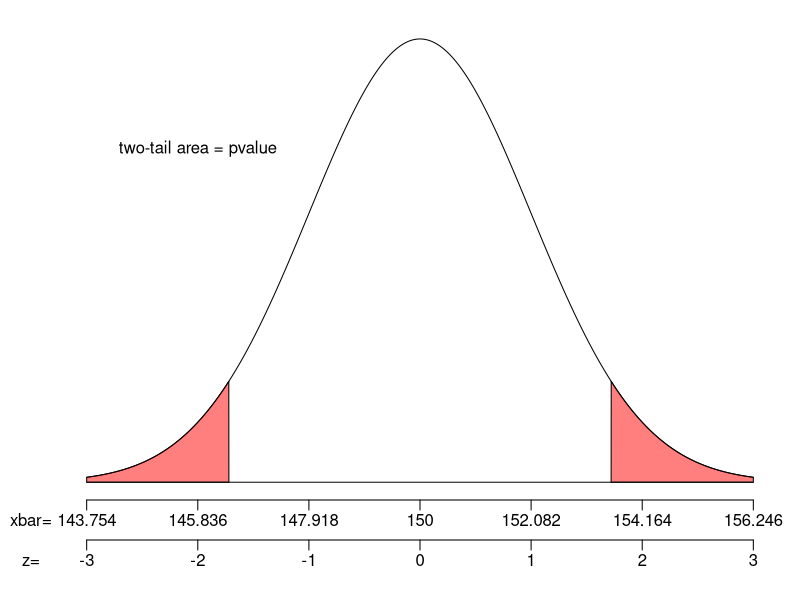

The R source for this figure:
## ---- chunk 1
## DATA GENERATION
mu = sample(50+(0:20)*10, 1)
sig = sample(2:round(mu/3,0), 1)
n = sample(80:300, 1)
se = round(sig/sqrt(n), 3)
z = round(runif(1,-3,3), 2)
xbar = round(mu+z*se,2)
z = round((xbar-mu)/se,2)
pvalue = 2*round(pnorm(-abs(z)),4)
## ---- chunk 2
par(mar=c(5,3,1,1))
zs = seq(-3,3,length=1000)
ys = dnorm(zs)
plot(zs, ys, 'l',xlim = c(-3,3), ylim = c(0,0.4),
     ann=FALSE,xaxt="n",yaxt="n",
     lwd=1,bty='n')
axis(side=1, line=0, at=-3:3, labels = FALSE)
mtext(mu+(-3:3)*se,side=1,line=0.5,at=-3:3)
mtext(c("xbar="),line=0.5,side=1,at=-3.5)
axis(side=1, line=2,at=-3:3, labels = FALSE)
mtext(-3:3,side=1,line=2.5,at=-3:3)
mtext(c("z="),line=2.5,side=1,at=-3.5)
polygon(c(zs[zs<=-abs(z)], -abs(z), -3),c(ys[zs<=-abs(z)], 0, 0), col=rgb(1,0,0,0.5))
polygon(c(zs[zs>=abs(z)], 3, abs(z)),c(ys[zs>=abs(z)], 0, 0), col=rgb(1,0,0,0.5))
lines(c(-3,3),c(0,0),'l')
text(-2,0.3,label="two-tail area = pvalue")
